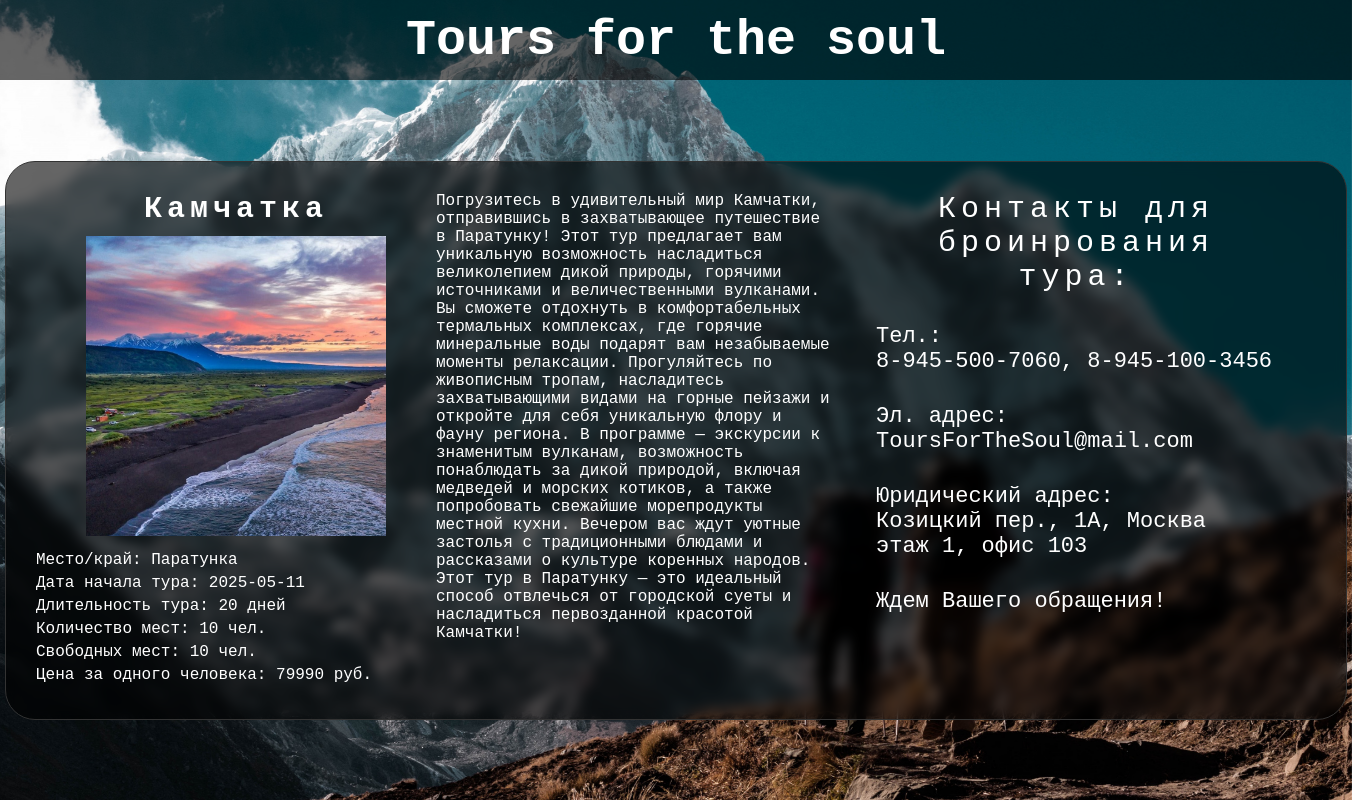
The app's page /views/tours/current_tour/4 with its own data.
### database/db.py (models this page shows)
class TourTable(Base):
    __tablename__ = 'tours'
    id = Column(Integer, primary_key=True)
    title = Column(String)
    description = Column(String)
    place = Column(String)
    start_date_tour = Column(String)
    duration = Column(Integer)
    max_people = Column(Integer)
    available_places = Column(Integer)
    occupied_places = Column(Integer)
    price_per_person = Column(Integer)
    image = Column(String)

### routers/routers_for_views.py (the view)
@router.get('/tours/current_tour/{tour_id}')
async def current_tour_page(request: Request, tour_id: int):
    logger.debug(f"Запрос на страницу текущего тура с ID: {tour_id}")
    try:
        with SessionLocal() as session:
            logger.debug("Открытие сессии базы данных")
            query = select(TourTable).where(TourTable.id == tour_id)
            logger.debug(f"Выполнение запроса: {query}")
            result = session.execute(query)
            tour = result.scalars().first()
            if not tour:
                logger.warning(f"Тур с ID {tour_id} не найден")
                raise HTTPException(status_code=404, detail="Тур не найден")
            logger.info(f"Тур с ID {tour_id} найден")
            context = {
                'request': request,
                'tour': tour,
            }
            return templates.TemplateResponse('book_tour_page.html', context)
    except HTTPException as e:
        logger.error(f"Ошибка: {e.detail} - ID тура: {tour_id}")
        context = {
            'request': request,
        }
        return templates.TemplateResponse('error_page.html', context)

### templates/book_tour_page.html (shortened to what this page needs)
{% extends 'base_page.html' %}
{% block head %}
<head>
    <link rel="stylesheet" type="text/css" href="{{ url_for('static', path='css/base_page_style.css') }}">
    <link rel="stylesheet" type="text/css" href="{{ url_for('static', path='css/book_tour_page_style.css') }}">
</head>
{% endblock %}
{% block content %}
<div class="block-selected-tour">
    <div class="selected-tour">
        <div class="show-selected-tour">
            <div class="titel-tour">
                {{ tour.title }}
            </div>
            <div class="img-tour">
                <img src="{{ url_for('static', path='image/img_tour/' + tour.image) }}" alt="{{ tour.title }}" style="max-width: 300px; height: auto;">
            </div>
            <div class="desc-tour">
                <div class="place-tour">
                    <span>Место/край:</span>
                    {{ tour.place }}
                </div>
                <div class="start-date-tour">
                    <span>Дата начала тура:</span>
                    {{ tour.start_date_tour }}
                </div>
                <div class="duration-tour">
                    <span>Длительность тура:</span>
                    {{ tour.duration }} дней
                </div>
                <div class="max-people-tour">
                    <span>Количество мест:</span>
                    {{ tour.max_people }} чел.
                </div>
                <div class="av-places-tour">
                    <span>Свободных мест:</span>
                    {{ tour.available_places }} чел.
                </div>
                <div class="price-tour">
                    <span>Цена за одного человека:</span>
                    {{ tour.price_per_person }} руб.
                </div>
            </div>
        </div>
        <div class="desc-selected-tour">
            <span>{{ tour.description }}</span>
        </div>
        <div class="feedback">
            <div class="feedback-title">
                <span>Контакты для броинрования тура:</span>
            </div>
            <div class="feedback-field">
                <span>Тел.:<br>8-945-500-7060, 8-945-100-3456</span>
                <span>Эл. адрес:<br>ToursForTheSoul@mail.com</span>
                <span>Юридический адрес:<br>Козицкий пер., 1А, Москва<br>этаж 1, офис 103</span>
                <span>Ждем Вашего обращения!</span>
            </div>
        </div>
    </div>
</div>
{% endblock %}

### static/css/base_page_style.css (style rules this page uses)
body { display: flex; flex-direction: column; min-height: 100vh; margin: 0px; font-family: Courier New; }

### static/css/book_tour_page_style.css (style rules this page uses)
.block-selected-tour { display: flex; flex-direction: column; justify-content: center; align-items: center; }
.block-selected-tour .selected-tour { display: flex; text-align: left; border: 1px solid #333; border-radius: 30px; padding: 30px; backdrop-filter: blur(6px); background-color: rgba(0, 0, 0, 0.6); }
.block-selected-tour .selected-tour .show-selected-tour { width: 400px; }
.block-selected-tour .selected-tour .show-selected-tour .titel-tour { display: block; text-align: center; color: white; font-weight: bold; font-size: 30px; letter-spacing: 5px; }
.block-selected-tour .selected-tour .show-selected-tour .img-tour { display: block; text-align: center; margin: 10px 0px 10px 0px; }
.block-selected-tour .selected-tour .show-selected-tour .desc-tour { display: block; text-align: left; color: white; }
.block-selected-tour .selected-tour .show-selected-tour .desc-tour div { margin-bottom: 5px; }
.block-selected-tour .selected-tour .desc-selected-tour { display: block; width: 400px; overflow-wrap: break-word; color: white; }
.block-selected-tour .selected-tour .feedback { padding: 0px 40px; width: 400px; }
.block-selected-tour .selected-tour .feedback .feedback-title { display: block; text-align: center; color: white; font-size: 30px; letter-spacing: 5px; margin: 0px 0px 30px; }
.block-selected-tour .selected-tour .feedback .feedback-field { display: flex; justify-content: center; flex-direction: column; color: white; font-size: 22px; }
.block-selected-tour .selected-tour .feedback .feedback-field span { margin: 0px 0px 30px; }

### records on screen
TourTable: title "Камчатка", image+title (picture), place "Паратунка", start_date_tour "2025-05-11", duration "20", max_people "10", available_places "10", price_per_person "79990", description "Погрузитесь в удивительный мир Камчатки, отправившись в захватывающее путешествие в Паратунку! Этот тур предлагает вам уникальную возможность насладиться великолепием дикой природы, горячими источниками и величественными вулканами. Вы сможете отдохнуть в комфортабельных термальных комплексах, где горячие минеральные воды подарят вам незабываемые моменты релаксации. Прогуляйтесь по живописным тропам, насладитесь захватывающими видами на горные пейзажи и откройте для себя уникальную флору и фауну региона. В программе — экскурсии к знаменитым вулканам, возможность понаблюдать за дикой природой, включая медведей и морских котиков, а также попробовать свежайшие морепродукты местной кухни.…"
